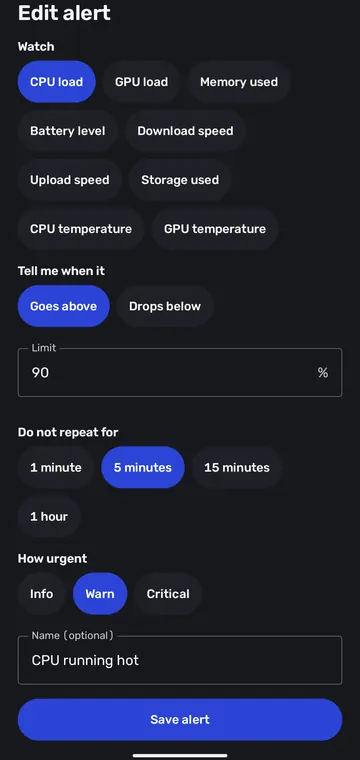
#> input picture site/assets/img/alerts-360.webp, 360 x 760 px, given in place of 11-standby-poster.png, which was not available
$ python images.py ../assets/img ../assets/img/alerts-720.webp
#> lines starting #> are read from the running program, lines starting #| are printed output that depends on the picture
"""Re-encode the app screenshots for the site (Pillow 11.3+, which writes AVIF and WebP).

Usage: python src/images.py <path to play-assets/screenshots> <path to app icon.png>
Output: assets/img/<name>-<width>.avif|webp, favicons and touch icon in the site root.
The site caches /assets/* for a year: build.mjs adds a content hash to every URL,
so run `node src/build.mjs` after this.
"""
import base64, io, os, sys
from PIL import Image

SHOTS, ICON = sys.argv[1], sys.argv[2]
ROOT = os.path.join(os.path.dirname(__file__), "..")
OUT = os.path.join(ROOT, "assets", "img")

# name: (source file, crop box, output widths). Portrait crops drop the status bar (9:19).
PORTRAIT = (0, 100, 1080, 2380)
TALL = (0, 72, 1080, 2352)  # the 1080x2424 music face captures, same 9:19 crop
APP = (0, 126, 1080, 2406)  # 1080x2424 app screens from the Pixel 9 emulator: the crop starts under its status bar
JOBS = {
    "face-poster": ("11-standby-poster.png", TALL, (360, 720)),
    "face-vinyl": ("12-standby-vinyl.png", TALL, (360, 720)),
    "face-glossy": ("13-standby-glossy.png", TALL, (360, 720)),
    "overview": ("01-overview.png", APP, (360, 720)),
    "alerts": ("07-alert-editor.png", APP, (360, 720)),
    "settings": ("02-settings.png", APP, (360, 720)),
    "gallery": ("03-standby-gallery.png", APP, (360, 720)),
    "face-ink": ("04-standby-ink.png", TALL, (360, 720)),
    "face-bauhaus": ("05-standby-bauhaus.png", TALL, (360, 720)),
    "face-blocks": ("09-standby-blocks.png", TALL, (360, 720)),
    "landscape-light": ("08-overview-landscape-light.png", (0, 90, 2376, 1080), (720, 1440)),  # 2424x1080, 2.4:1 under the status bar
}

os.makedirs(OUT, exist_ok=True)
for name, (src, box, widths) in JOBS.items():
    im = Image.open(os.path.join(SHOTS, src)).convert("RGB").crop(box)
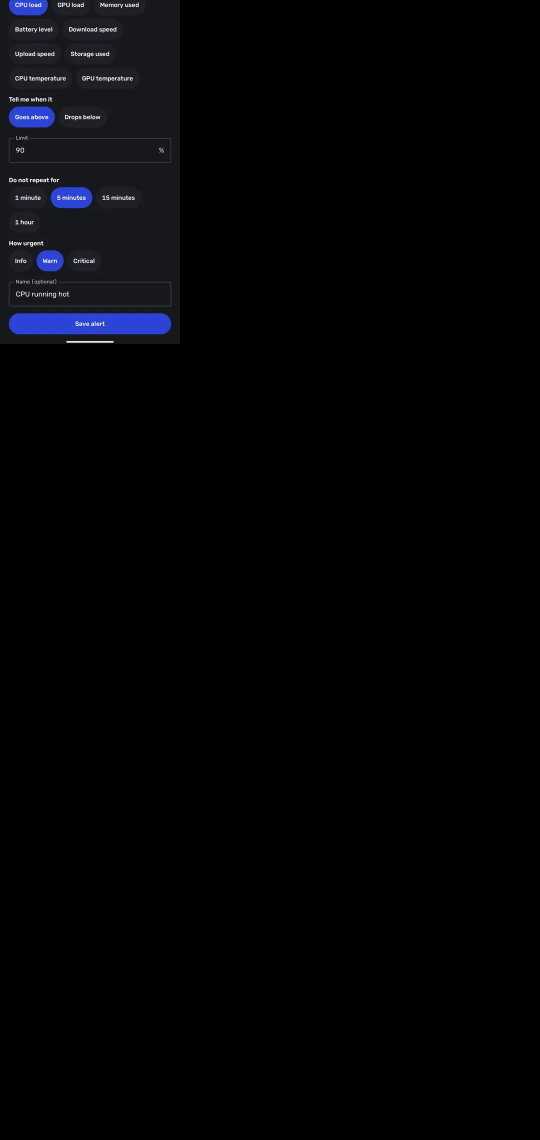
#> im: PIL image 1080x2280 RGB (shown at 1/2 size); mean R, G, B 3.2, 3.6, 5.3
    for w in widths:
        h = round(im.height * w / im.width)
        r = im.resize((w, h), Image.LANCZOS)
        r.save(os.path.join(OUT, f"{name}-{w}.avif"), quality=58, speed=2)
        r.save(os.path.join(OUT, f"{name}-{w}.webp"), quality=80, method=6)
        print(name, w, h, *(os.path.getsize(os.path.join(OUT, f"{name}-{w}.{e}")) for e in ("avif", "webp")))
#> this loop made 2 passes
#> pass 1, `r = im.resize((w, h), Image.LANCZOS)`:
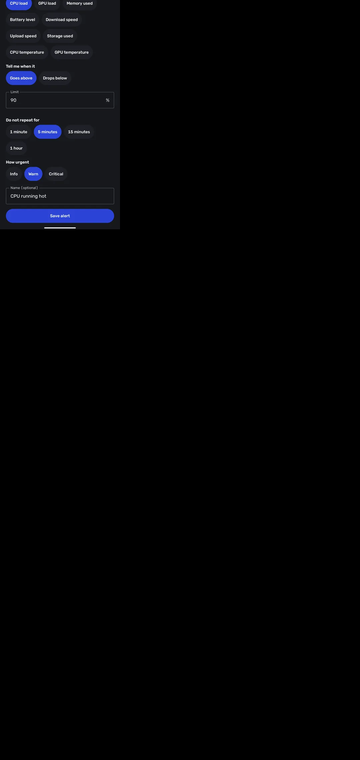
#> r: PIL image 360x760 RGB; mean R, G, B 3.2, 3.6, 5.3
#> pass 2 of the loop `for name, (src, box, widths) in JOBS.items():`:
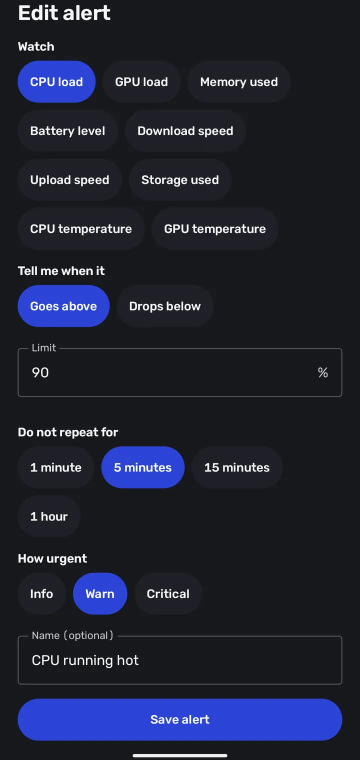
#> input picture site/assets/img/alerts-720.webp, 720 x 1520 px, given in place of 12-standby-vinyl.png, which was not available (shown at 1/2 size)
#> `im = Image.open(os.path.join(SHOTS, src)).convert("RGB").crop(box)`:
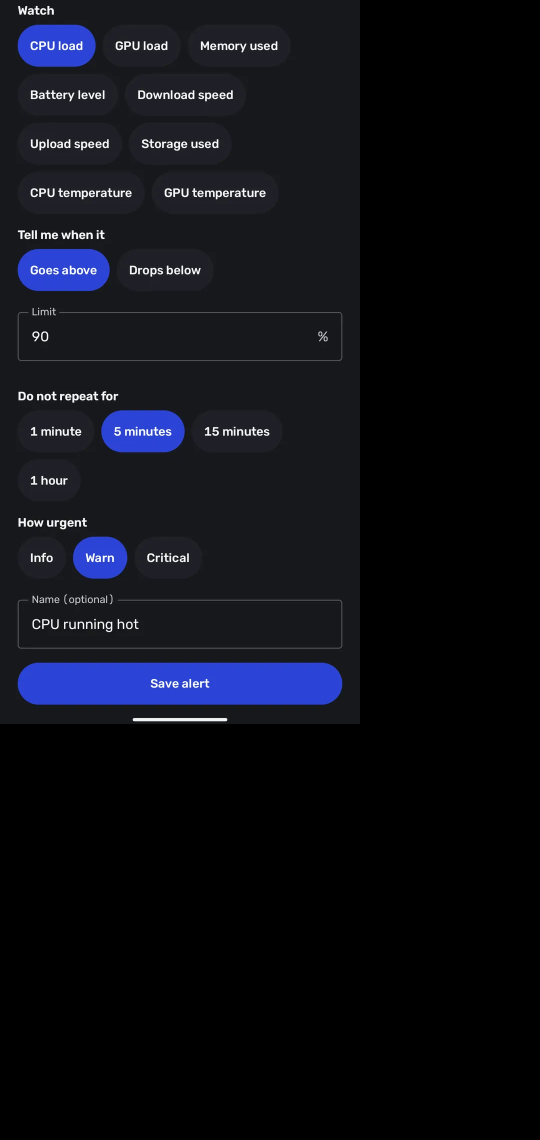
#> im: PIL image 1080x2280 RGB (shown at 1/2 size); mean R, G, B 13.5, 14.9, 22.2
#> the loop `for w in widths:` made 2 passes
#| face-vinyl 360 760 53028 8388
#| face-vinyl 720 1520 141990 21172
#> pass 1, `r = im.resize((w, h), Image.LANCZOS)`:
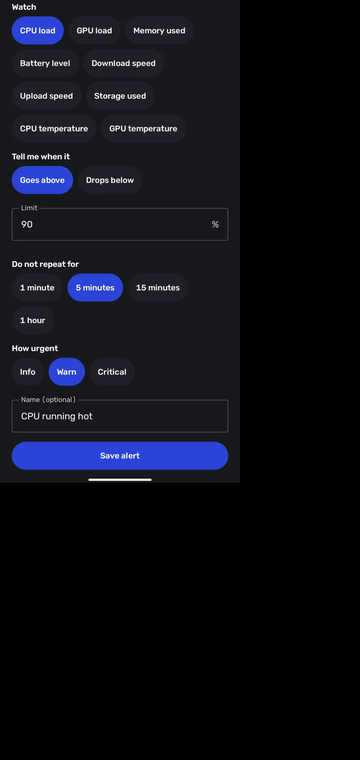
#> r: PIL image 360x760 RGB; mean R, G, B 13.5, 14.9, 22.2
#> (the run stopped early here; a loop or call above may not have finished)
